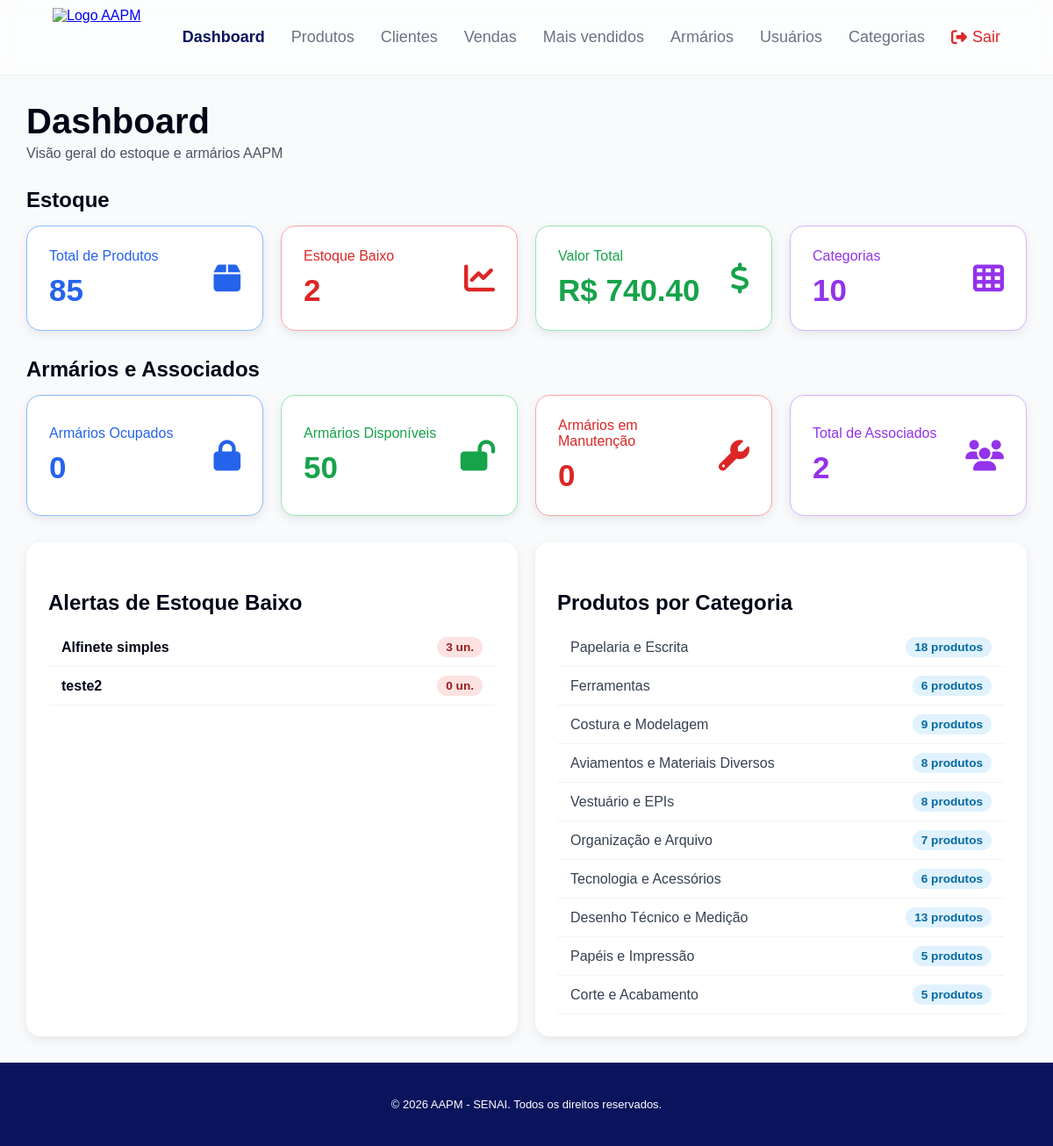
Before: / (signed in) with the older database file.
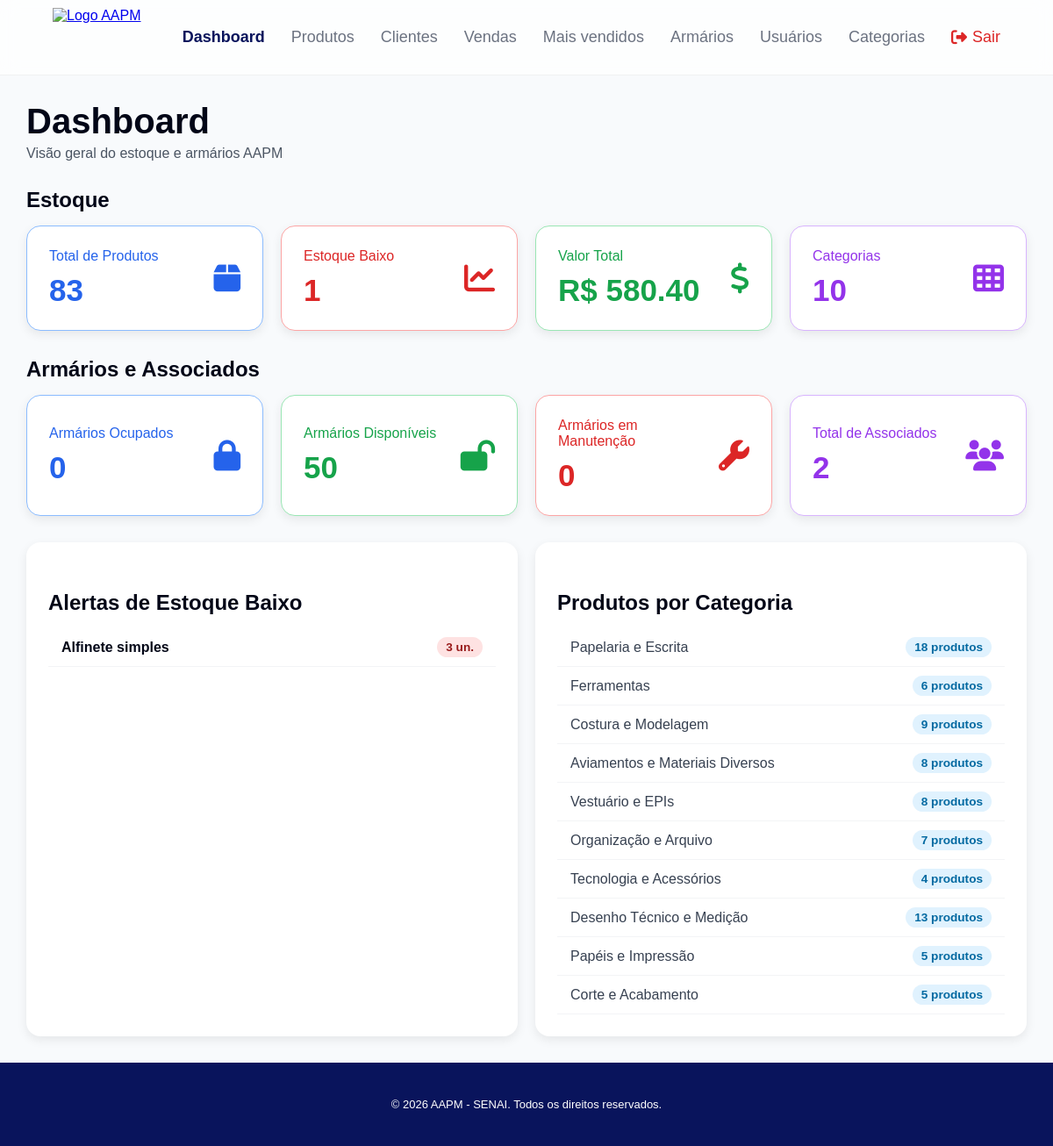
After: the same page with the newer database file.
### app/models/produtos.py (models this page shows, shortened)
class Produto(Base):
    __tablename__ = "produtos"
    id = Column(Integer, primary_key=True, index=True)
    nome = Column(String(200), unique=True, index=True)
    preco = Column(Float)
    estoque_atual = Column(Integer, nullable=False, default=0)
    possui_variacoes_tamanho = Column(Boolean, nullable=False, default=False, server_default="false")
    ativo = Column(Boolean, default=True)
    imagem_path = Column(String(255), nullable=True)
    categoria_id = Column(Integer, ForeignKey("categorias.id", ondelete="SET NULL"), nullable=True)
    categoria = relationship("Categoria", back_populates="produtos")
    estoques_tamanho = relationship(
        "EstoqueTamanho", back_populates="produto", cascade="all, delete-orphan"
    )

### app/models/categoria.py (models this page shows)
class Categoria(Base):
    __tablename__ = "categorias"
    id = Column(Integer, primary_key=True, index=True)
    nome = Column(String(100), unique=True, index=True, nullable=False)
    ativo = Column(Boolean, default=True)
    descricao = Column(String(255), nullable=True)
    produtos = relationship("Produto", back_populates="categoria", lazy="select")

### app/main.py (the view)
@app.get("/")
def home(
    request: Request,
    usuario=Depends(get_usuario_opcional),
    db: Session = Depends(get_db)
):
    if usuario is None:
        return templates.TemplateResponse(name="index.html", request=request)
    produtos_ativos = db.query(Produto).filter(Produto.ativo == True).all()
    total_produtos = len(produtos_ativos)
    produtos_alerta = [p for p in produtos_ativos if p.estoque_atual <= 5]
    estoque_baixo = len(produtos_alerta)
    valor_total = (
        db.query(func.coalesce(func.sum(Venda.total_liquido), 0.0))
        .scalar()
    )
    contagem_cat = {}
    for p in produtos_ativos:
        if p.categoria and hasattr(p.categoria, 'nome'):
            name_cat = p.categoria.nome
        elif isinstance(p.categoria, str) and p.categoria.strip():
            name_cat = p.categoria
        else:
            name_cat = "Gerais"
        contagem_cat[name_cat] = contagem_cat.get(name_cat, 0) + 1
    total_categorias = len(contagem_cat)
    garantir_armarios_iniciais(db)
    ocupados = db.query(Armario).filter(Armario.status == "ocupado").count()
    disponiveis = db.query(Armario).filter(Armario.status == "disponivel").count()
    manutencao = db.query(Armario).filter(Armario.status == "manutencao").count()
    total_associados = (
        db.query(Cliente)
        .filter(
            Cliente.ativo == True,
            Cliente.is_associado == True
        )
        .count()
    )
    return templates.TemplateResponse(
        name="dashboard.html",
        request=request,
        context={
            "request": request,
            "usuario": usuario,
            "total_produtos": total_produtos,
            "estoque_baixo": estoque_baixo,
            "valor_total": valor_total,
            "total_categorias": total_categorias,
            "produtos_alerta": produtos_alerta,
            "contagem_por_categoria": contagem_cat,
            "lista_armarios": db.query(Armario).order_by(Armario.id).all(),
            "armarios_ocupados": ocupados,
            "armarios_disponiveis": disponiveis,
            "armarios_manutencao": manutencao,
            "total_associados": total_associados
        }
    )

### app/templates/dashboard.html (shortened to what the changed rows need)
<!DOCTYPE html>
<html lang="pt-br">
<head>
    <link rel="stylesheet" href="/static/css/dashboard.css">
    <link rel="stylesheet" href="https://cdnjs.cloudflare.com/ajax/libs/font-awesome/6.5.2/css/all.min.css">
</head>
<body>
    {% include "partials/navbar.html" %}
    <div class="dashboard">
        <div class="header">
            <div>
                <h1>Dashboard</h1>
            </div>
        </div>
        <h2>Estoque</h2>
        <div class="cards">
            <div class="card azul">
                <div>
                    <span>Total de Produtos</span>
                    <h3 id="total-produtos">{{ total_produtos | default(0) }}</h3>
                </div>
            </div>
            <div class="card vermelho">
                <div>
                    <span>Estoque Baixo</span>
                    <h3 id="estoque-baixo">{{ estoque_baixo | default(0) }}</h3>
                </div>
            </div>
            <div class="card verde">
                <div>
                    <span>Valor Total</span>
                    <h3 id="valor-total">R$ {{ "%.2f"|format(valor_total | default(0.0)) }}</h3>
                </div>
            </div>
        </div>
        <h2>Armários e Associados</h2>
        <div class="bottom">
            <div class="panel">
                <div class="panel-header">
                    <h2>Alertas de Estoque Baixo</h2>
                </div>
                <div id="lista-alertas">
                    {% if produtos_alerta %}
                        <div class="lista-customizada">
                            {% for prod in produtos_alerta %}
                                <div class="item-lista" style="display: flex; justify-content: space-between; padding: 10px 15px; border-bottom: 1px solid #f3f4f6; align-items: center;">
                                    <span><strong>{{ prod.nome }}</strong></span>
                                    <span style="background-color: #fee2e2; color: #991b1b; padding: 4px 10px; border-radius: 12px; font-size: 0.85em; font-weight: bold;">{{ prod.estoque_atual }} un.</span>
                                </div>
                            {% endfor %}
                        </div>
                    {% else %}
                        <div style="color: #6b7280; padding: 15px;">Nenhum alerta de estoque baixo.</div>
                    {% endif %}
                </div>
            </div>
            <div class="panel">
                <div class="panel-header">
                    <h2>Produtos por Categoria</h2>
                </div>
                <div id="lista-categorias">
                    {% if contagem_por_categoria %}
                        <div class="lista-customizada">
                            {% for cat, qtd in contagem_por_categoria.items() %}
                                <div class="item-lista" style="display: flex; justify-content: space-between; padding: 10px 15px; border-bottom: 1px solid #f3f4f6; align-items: center;">
                                    <span style="font-weight: 500; color: #374151;">{{ cat }}</span>
                                    <span style="background-color: #e0f2fe; color: #0369a1; padding: 4px 10px; border-radius: 12px; font-size: 0.85em; font-weight: bold;">{{ qtd }} {{ 'produto' if qtd == 1 else 'produtos' }}</span>
                                </div>
                            {% endfor %}
                        </div>
                    {% else %}
                        <div style="color: #6b7280; padding: 15px;">Nenhuma categoria cadastrada.</div>
                    {% endif %}
                </div>
            </div>
        </div>
    </div>
</body>
</html>

Changed rows visible on the page:
removed Produto: nome "teste2", estoque_atual "0"
computed for Categoria "Tecnologia e Acessórios": qtd "6" → "4"
Other visible differences:
{{ total_produtos | default(0) }}: "85" → "83"
{{ estoque_baixo | default(0) }}: "2" → "1"
{{ "%.2f"|format(valor_total | default(0.0)) }}: "740.40" → "580.40"
